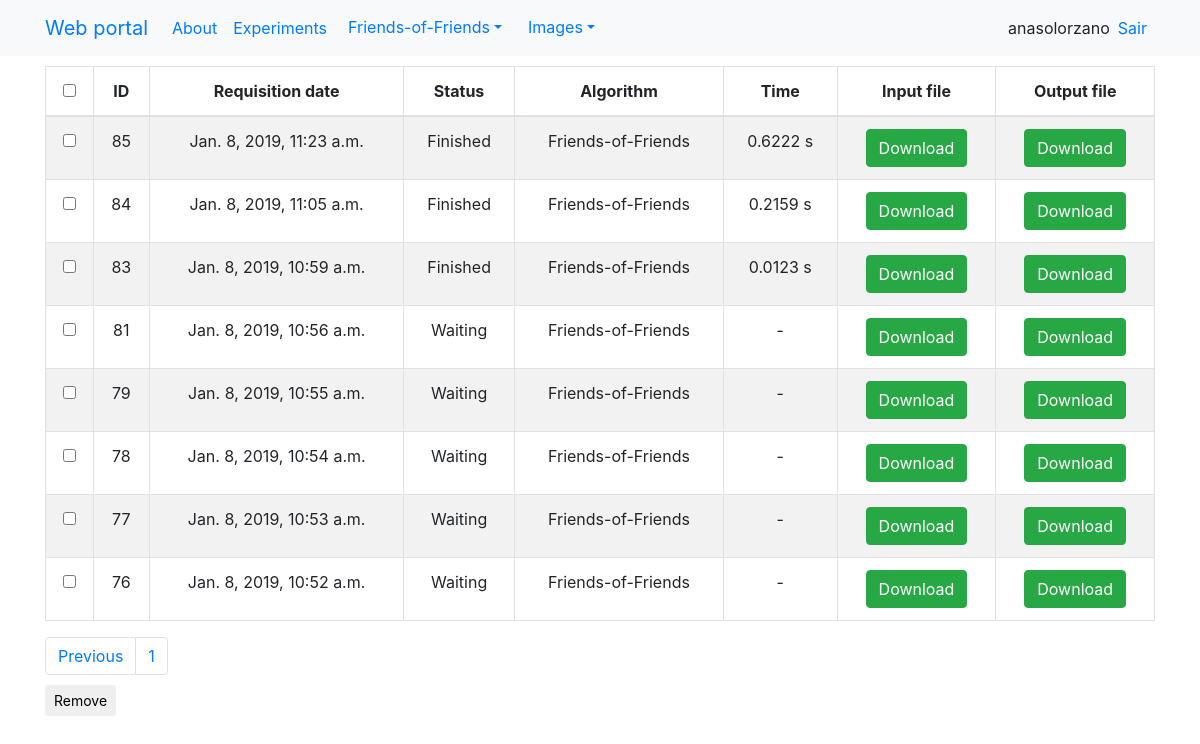
The page /experiments/?page=-1 (signed in) on the database its author committed.
### resulttable/models.py (models this page shows)
class Execution(models.Model):
    request_by = models.ForeignKey(UsuarioFriends, models.PROTECT)
    date_requisition = models.DateTimeField(
        'date_requisition',
        auto_now_add=True)
    status = models.IntegerField(default=1)
    algorithm = models.TextField(null=True, blank=True)
    inputFile = models.FileField(upload_to=user_directory_path_in, null=True)
    outputFile = models.FileField(upload_to=user_directory_path_out, null=True)
    time = models.FloatField(default=-1)
    class Meta:
        managed = True
        db_table = 'execution'

### webfriends/views.py (the view)
# urls.py: path('experiments/', views.table, name="experiments"),
def table(request):
    title = "Welcome %s" % request.user
    executionList = Execution.objects.filter( # Corrigir a lista de execução
        request_by__usuario__id=request.user.id).order_by('-id')
    try:
        UserProf = UsuarioFriends.objects.get(usuario__id=request.user.id)
    except:
        print("Erro. Criando novo userProf")
        user = User.objects.get(id=request.user.id)
        UserProf = UsuarioFriends(usuario=user)
        UserProf.save()
        os.mkdir('./users/user_' + str(request.user.id))
    paginator = Paginator(executionList, UserProf.resultsPerPage)
    page = request.GET.get('page')
    if page is None:
        page = 1
    try:
        executions = paginator.page(page)
    except PageNotAnInteger:
        executions = paginator.page(1)
    except EmptyPage:
        executions = paginator.page(paginator.num_pages)  # da pra tratar
    if paginator.count == 0:
        data = None
    else:
        data = executions
    pageI = paginate(page, paginator)
    context = {
        "title": title,
        "data": data,
        "pagesIndex": pageI,
    }
    return render(request, "home.html", context)

### webfriends/paginator.py (called while the page is built)
def paginate(page, paginator):
    pagesIndex = {}
    pagesIndex[2] = int(page)
    if int(page) == 1:
        pagesIndex[1] = int(0)
        pagesIndex[0] = 0
    if int(page) == 2:
        pagesIndex[1] = 1
        pagesIndex[0] = 0
    if paginator.num_pages - int(page) > 1:
        pagesIndex[3] = int(page) + 1
        pagesIndex[4] = int(page) + 2
        pagesIndex[0] = int(page) - 2
        pagesIndex[1] = int(page) - 1
    if paginator.num_pages - int(page) == 1:
        pagesIndex[3] = int(page) + 1
        pagesIndex[4] = 0
        pagesIndex[0] = int(page) - 2
        pagesIndex[1] = int(page) - 1
    if paginator.num_pages - int(page) == 0:
        pagesIndex[3] = 0
        pagesIndex[4] = 0
        pagesIndex[0] = int(page) - 2
        pagesIndex[1] = int(page) - 1
    return pagesIndex

### templates/home.html (shortened to what this page needs)
{% extends "base.html" %}
{% load crispy_forms_tags %}
{% load staticfiles %}
{% block content %}
<div class="row">
  {% if data != None %}
  <div class = "col-sm-12 col-md-12 text-center">
    <table class="table table-striped table-bordered">
      <thead>
        <tr>
          <th><input id="checkHeader" type="checkbox" value=""></th>
          <th>ID</th>
          <th data-align="center">Requisition date</th>
          <th data-align="center">Status</th>
          <th>Algorithm</th>
          <th>Time</th>
          <th>Input file</th>
          <th>Output file</th>
        </tr>
      </thead>
      <tbody id="tableExp">
        {% for exp in data %}
        <tr>
          <td><input type="checkbox" value="{{exp.id}}"></td>
          <td>{{exp.id}}</td>
          <td>{{exp.date_requisition}}</td>
          <td>
            {% if exp.status == 1 %}
            Waiting
            {% else %}
            {% if exp.status == 2 %}
            Running
            {% else %}
            {% if exp.status == 3 %}
            Finished
            {% endif %}
            {% endif %}
            {% endif %}
          </td>
          <td>{{exp.algorithm}}</td>
          <td>
            {% if exp.time == -1 %}
              -
            {% else %}
              {{exp.time|floatformat:-4}} s
            {% endif %}
          </td>
          <td>
            {% if exp.inputFile%}
            <a  href="{% url 'downloadInputFile'%}?id={{exp.id}}"><button type="button" class="btn btn-success">Download</button></a>
            {% else %}
            <button type="button" class="btn btn-warning disabled">No input</button>
            {% endif %}
          </td>
          <td>
            {% if exp.outputFile%}
            <a  href="{% url 'downloadOutputFile'%}?id={{exp.id}}"><button type="button" class="btn btn-success">Download</button></a>
            {% else %}
            <button type="button" class="btn btn-warning disabled">No results</button>
            {% endif %}
          </td>
        </tr>
        {% endfor %}
      </tbody>
    </table>
  </div>
  {% endif %}
</div>
      <div style="padding-bottom:10px" >
      <ul class="nav navbar-nav navbar-right">
        <ul class="pagination no-margin pull-right">
          {% if data.has_previous %}
            <li class="page-item"><a class="page-link" href="?page={{ data.previous_page_number }}">Previous</a></li>
          {% endif %}
          {% for page, value in pagesIndex.items %}
            {% if value > 0 %}
              <li class="page-item"><a class="page-link" href="?page={{value}}">{{value}}</a></li>
            {% endif %}
          {% endfor %}
        </ul>
      </ul>
    </div>
    <form id="formRemove" method='POST' action='{% url 'expRemove' %}' enctype="multipart/form-data">
      <input type="submit" id="btExcluir" class="btn btn-default btn-sm" value="Remove">
    </form>
{% endblock %}

### templates/navbar.html (shortened to what this page needs)
<nav class="navbar navbar-expand-lg bg-light">
  <div class="container">
    <div class="navbar-header">
      <a class="navbar-brand" href="{% url 'home' %}">Web portal</a>
    </div>
    <div id="navbar" class="navbar-collapse collapse">
      <ul class="navbar-nav mr-auto">
	  <li class="nav-item">
	  <a class="nav-link" href="{% url 'about' %}">About</a>
	  {% if request.user.is_authenticated %}
	  <li class="nav-item">
	  <a class="nav-link" href="{% url 'experiments' %}">Experiments</a>
		<li class="nav-item">
		  <div class="dropdown">
			<button class="btn btn-link dropdown-toggle" type="button" id="dropdownMenuButton" data-toggle="dropdown" aria-haspopup="true" aria-expanded="false">Friends-of-Friends</button>
		 </div>
	<li class="nav-item">
	  <div class="dropdown">
	    <button class="btn btn-link dropdown-toggle" type="button" id="dropdownMenuButton" data-toggle="dropdown" aria-haspopup="true" aria-expanded="false">Images</button>
	  </div>
	  {% endif %}
      </ul>
      <ul class="navbar-nav ml-auto">
	{% if request.user.is_authenticated %}
	<li class="nav-item mr-sm-2">
	  <a>{{user}}</a>
	<li class="nav-item mr-sm-2">
	  <a href="{% url 'auth_logout' %}">Sair</a>
	{% else %}
	<li class="active mr-sm-2"><a href="{% url 'registration_register' %}">Sign up</a></li>
	{% endif %}
      </ul>
    </div>
  </div>
</nav>

### static/ui/css/footer.css (style rules this page uses)
html { position: relative; min-height: 100%; }

### rows shown on the page
Execution: id "85", date_requisition "Jan. 8, 2019, 11:23 a.m.", status "Finished", algorithm "Friends-of-Friends", time "0.6222"
Execution: id "84", date_requisition "Jan. 8, 2019, 11:05 a.m.", status "Finished", algorithm "Friends-of-Friends", time "0.2159"
Execution: id "83", date_requisition "Jan. 8, 2019, 10:59 a.m.", status "Finished", algorithm "Friends-of-Friends", time "0.0123"
Execution: id "81", date_requisition "Jan. 8, 2019, 10:56 a.m.", status "Waiting", algorithm "Friends-of-Friends"
Execution: id "79", date_requisition "Jan. 8, 2019, 10:55 a.m.", status "Waiting", algorithm "Friends-of-Friends"
Execution: id "78", date_requisition "Jan. 8, 2019, 10:54 a.m.", status "Waiting", algorithm "Friends-of-Friends"
Execution: id "77", date_requisition "Jan. 8, 2019, 10:53 a.m.", status "Waiting", algorithm "Friends-of-Friends"
Execution: id "76", date_requisition "Jan. 8, 2019, 10:52 a.m.", status "Waiting", algorithm "Friends-of-Friends"

### other values the page prints
{{ user }} "anasolorzano"
{{ value }} "1"
